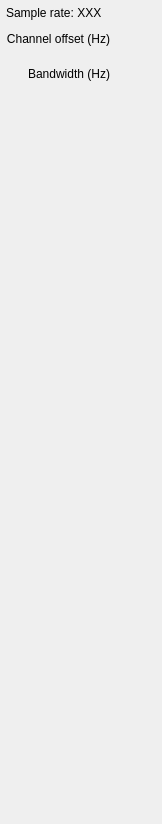
      <widget class="QWidget" name="page">
       <property name="geometry">
        <rect>
         <x>0</x>
         <y>0</y>
         <width>162</width>
         <height>824</height>
        </rect>
       </property>
       <attribute name="label">
        <string> ▾  Channel properties</string>
       </attribute>
       <layout class="QGridLayout" name="gridLayout_9">
        <property name="leftMargin">
         <number>6</number>
        </property>
        <property name="topMargin">
         <number>6</number>
        </property>
        <property name="rightMargin">
         <number>6</number>
        </property>
        <property name="bottomMargin">
         <number>6</number>
        </property>
        <property name="spacing">
         <number>3</number>
        </property>
        <item row="5" column="0">
         <widget class="QLabel" name="label_8">
          <property name="text">
           <string>Bandwidth (Hz)</string>
          </property>
          <property name="alignment">
           <set>Qt::AlignRight|Qt::AlignTrailing|Qt::AlignVCenter</set>
          </property>
         </widget>
        </item>
        <item row="2" column="0">
         <widget class="QLabel" name="label_7">
          <property name="text">
           <string>Channel offset (Hz)</string>
          </property>
          <property name="alignment">
           <set>Qt::AlignRight|Qt::AlignTrailing|Qt::AlignVCenter</set>
          </property>
         </widget>
        </item>
        <item row="6" column="1" colspan="2">
         <spacer name="verticalSpacer">
          <property name="orientation">
           <enum>Qt::Vertical</enum>
          </property>
          <property name="sizeHint" stdset="0">
           <size>
            <width>20</width>
            <height>40</height>
           </size>
          </property>
         </spacer>
        </item>
        <item row="0" column="0" colspan="3">
         <widget class="QLabel" name="sampleRateLabel">
          <property name="text">
           <string>Sample rate: XXX</string>
          </property>
         </widget>
        </item>
        <item row="2" column="1" colspan="2">
         <widget class="LCD" name="loLcd">
          <property name="minimumSize">
           <size>
            <width>0</width>
            <height>32</height>
           </size>
          </property>
          <property name="segScale" stdset="0">
           <double>0.900000000000000</double>
          </property>
          <property name="thickness" stdset="0">
           <double>0.300000000000000</double>
          </property>
          <property name="zoom" stdset="0">
           <double>0.600000000000000</double>
          </property>
          <property name="backgroundColor" stdset="0">
           <color>
            <red>0</red>
            <green>0</green>
            <blue>0</blue>
           </color>
          </property>
          <property name="foregroundColor" stdset="0">
           <color>
            <red>144</red>
            <green>177</green>
            <blue>86</blue>
           </color>
          </property>
         </widget>
        </item>
        <item row="5" column="1" colspan="2">
         <widget class="LCD" name="bwLcd">
          <property name="minimumSize">
           <size>
            <width>0</width>
            <height>32</height>
           </size>
          </property>
          <property name="segScale" stdset="0">
           <double>0.900000000000000</double>
          </property>
          <property name="thickness" stdset="0">
           <double>0.300000000000000</double>
          </property>
          <property name="zoom" stdset="0">
           <double>0.600000000000000</double>
          </property>
          <property name="backgroundColor" stdset="0">
           <color>
            <red>0</red>
            <green>0</green>
            <blue>0</blue>
           </color>
          </property>
          <property name="foregroundColor" stdset="0">
           <color>
            <red>144</red>
            <green>177</green>
            <blue>86</blue>
           </color>
          </property>
         </widget>
        </item>
       </layout>
      </widget>
